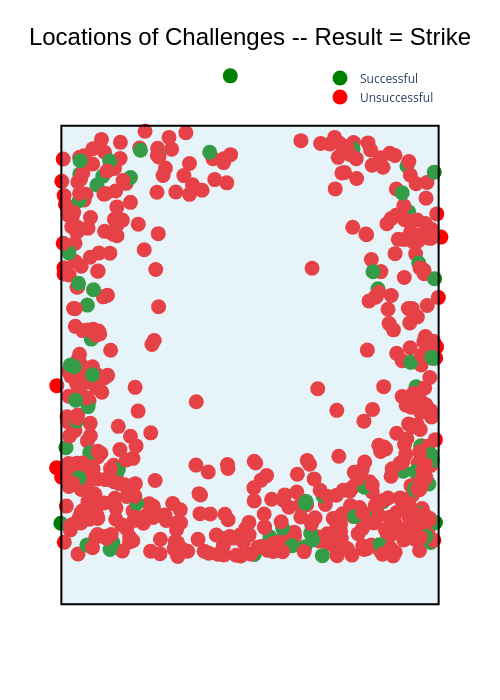

The notebook cell this image was saved under:
### Code cell
import plotly.graph_objects as go

tooltip = challenge_s.select([
    'challenge_team',
    'challenge_side',
    'plate_x',
    'percentile_z',
    'original_call_challenge',
    'challenge_successful'
]).to_numpy()
fig = go.Figure()
# strike zone
fig.add_shape(
    type="rect",
    x0=-0.83, x1=0.83,
    y0=0, y1=100,
    fillcolor="rgba(173, 216, 230, 0.3)",
    line=dict(color="black", width=2)
)
# scatter plot of pitches
fig.add_trace(go.Scatter(
    x=challenge_s["plate_x"],
    y=challenge_s["percentile_z"],
    mode='markers',
    marker=dict(
        color=challenge_s['challenge_color'],
        colorscale = 'RdBu',
        line = dict(width = 0),
        size= 15
        ),
    name='Pitches',
    showlegend = False,
    customdata = tooltip,
    hovertemplate = (
        "Challenge Team: %{customdata[0]}<br>" +
        "Challenge Side: %{customdata[1]}<br>" +
        "Horizontal Location: %{customdata[2]:.2f}<br>" +
        "Vertical Location (%ile): %{customdata[3]:.1f}<br>" +
        "Initial Call: %{customdata[4]}<br>" +
        "Challenge: %{customdata[5]}<extra></extra>"
    )
))
# legend for successful challenges
fig.add_trace(go.Scatter(
    x=[None], y=[None],
    mode='markers',
    marker=dict(size=15, color='green'),
    name='Successful'
))
# legend for unsuccessful challenges
fig.add_trace(go.Scatter(
    x=[None], y=[None],
    mode='markers',
    marker=dict(size=15, color='red'),
    name='Unsuccessful'
))
# formatting
fig.update_layout(
    width=500,
    height=700,
    xaxis=dict(
        showgrid=False,
        zeroline=False,
        visible=False,
        range=[-1.1, 1.1]
    ),
    yaxis=dict(
        showgrid=False,
        zeroline=False,
        visible=False,
        range=[-20, 120]
    ),
    plot_bgcolor='white',
    margin=dict(l=0, r=0, t=30, b=0),
    title = dict(
        text = "Locations of Challenges -- Result = Strike",
        font = dict(family = "Arial", size = 24, color = "black"),
        x = 0.5,
        y = 0.96,
        xanchor = 'center'
    ),
    legend = dict(
        y = 0.95,
        x = 0.64
    )
)

fig.show()

### Figure 1 — Plotly figure (JSON) as saved in the notebook; plotly's stock layout.template omitted (floating-point values rounded to 4 significant figures; data arrays with more than 128 entries replaced by an {"elided": "..."} marker saying what was removed)
{"data": [{"customdata": {"elided": "623x6 mixed values"}, "hovertemplate": "Challenge Team: %{customdata[0]}<br>Challenge Side: %{customdata[1]}<br>Horizontal Location: %{customdata[2]:.2f}<br>Vertical Location (%ile): %{customdata[3]:.1f}<br>Initial Call: %{customdata[4]}<br>Challenge: %{customdata[5]}<extra></extra>", "marker": {"color": {"elided": "623 str values"}, "colorscale": [[0, "rgb(103,0,31)"], [0.1, "rgb(178,24,43)"], [0.2, "rgb(214,96,77)"], [0.3, "rgb(244,165,130)"], [0.4, "rgb(253,219,199)"], [0.5, "rgb(247,247,247)"], [0.6, "rgb(209,229,240)"], [0.7, "rgb(146,197,222)"], [0.8, "rgb(67,147,195)"], [0.9, "rgb(33,102,172)"], [1, "rgb(5,48,97)"]], "line": {"width": 0}, "size": 15}, "mode": "markers", "name": "Pitches", "showlegend": false, "type": "scatter", "x": {"elided": "623 float values"}, "y": {"elided": "623 float values"}}, {"marker": {"color": "green", "size": 15}, "mode": "markers", "name": "Successful", "type": "scatter", "x": [null], "y": [null]}, {"marker": {"color": "red", "size": 15}, "mode": "markers", "name": "Unsuccessful", "type": "scatter", "x": [null], "y": [null]}], "layout": {"height": 700, "legend": {"x": 0.64, "y": 0.95}, "margin": {"b": 0, "l": 0, "r": 0, "t": 30}, "plot_bgcolor": "white", "shapes": [{"fillcolor": "rgba(173, 216, 230, 0.3)", "line": {"color": "black", "width": 2}, "type": "rect", "x0": -0.83, "x1": 0.83, "y0": 0, "y1": 100}], "title": {"font": {"color": "black", "family": "Arial", "size": 24}, "text": "Locations of Challenges -- Result = Strike", "x": 0.5, "xanchor": "center", "y": 0.96}, "width": 500, "xaxis": {"range": [-1.1, 1.1], "showgrid": false, "visible": false, "zeroline": false}, "yaxis": {"range": [-20, 120], "showgrid": false, "visible": false, "zeroline": false}}}
